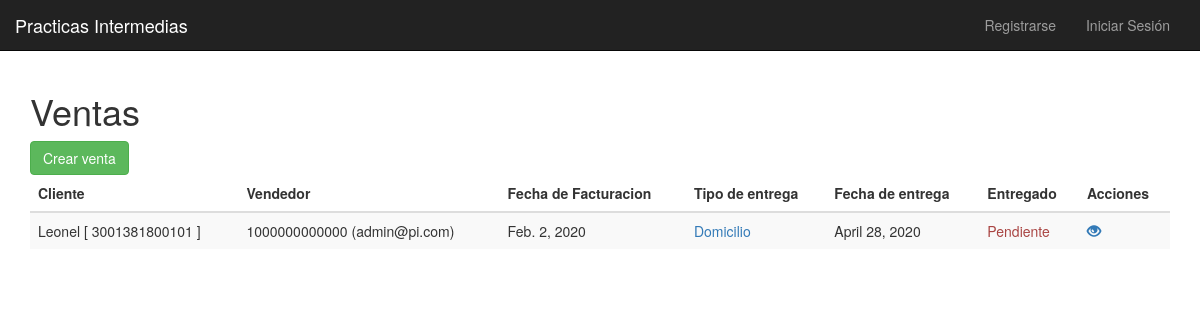
Page /ventas on the earlier database version.
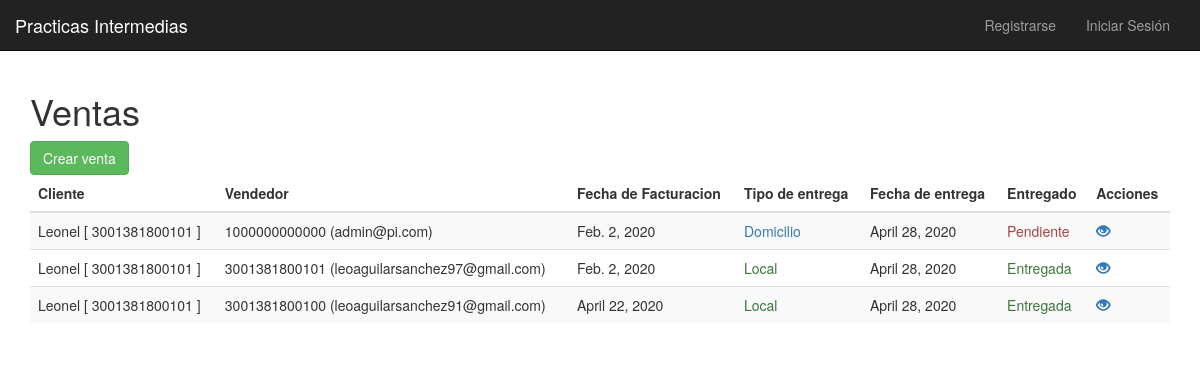
Same page on the later database version.
### sedes/models.py (models this page shows)
class Venta(models.Model):
    cliente = models.ForeignKey('Cliente', on_delete=models.CASCADE)
    vendedor = models.ForeignKey(settings.AUTH_USER_MODEL, on_delete=models.CASCADE, related_name='vendedor')
    fecha_facturacion = models.DateField('Fecha de facturacion')
    DOMICILIO = 'D'
    LOCAL = 'L'
    VENTA_ESTADO_CHOICES = [
        (DOMICILIO, 'A domicilio'),
        (LOCAL, 'Local')
    ]
    tipo = models.CharField(
        max_length=1, choices=VENTA_ESTADO_CHOICES, default=LOCAL)
    repartidor = models.ForeignKey(
        settings.AUTH_USER_MODEL, null=True, on_delete=models.SET_NULL, related_name='repartidor', blank= True)
    fecha_entrega = models.DateField('Fecha de entrega', auto_now=True)
    entregada = models.BooleanField(default=False)
    productos = models.ManyToManyField('Producto', through= 'ProductoVenta', blank= True)

class Cliente(models.Model):
    dpi = models.BigIntegerField(
        unique=True,
        validators=[
            MaxValueValidator(9999999999999),
            MinValueValidator(100000000000)
        ],
        primary_key= True
    )
    nombre = models.CharField(max_length=200)
    nit = models.CharField(max_length=15)
    direccion = models.CharField(max_length=500)
    sedes = models.ManyToManyField('Sede', verbose_name='Sedes a las que pertenece el cliente')
    def __str__(self):
        return "%s [ %s ]" % (self.nombre, self.dpi)

class Usuario(AbstractBaseUser, PermissionsMixin):
    dpi = models.BigIntegerField(
        unique=True,
        validators=[
            MaxValueValidator(9999999999999),
            MinValueValidator(100000000000)
        ]
    )
    nombre = models.CharField(max_length=300)
    fecha_nacimiento = models.DateField('Fecha Nacimiento')
    email = models.EmailField(_('Correo Electronico'), primary_key=True)
    is_admin = models.BooleanField(default=False)
    is_staff = models.BooleanField(default=False)
    is_active = models.BooleanField(default=True)
    date_joined = models.DateTimeField(default=timezone.now)
    USERNAME_FIELD = 'email'
    REQUIRED_FIELDS = ['dpi', 'fecha_nacimiento']
    objects = CustomUserManager()
    def __str__(self):
        return "%s (%s)" % (self.dpi, self.email)
    class Meta:
        permissions = (("registrar_cliente", "Para registrar clientes de una sede"),
                   ("registrar_venta", "Para registrar ventas de productos"),
                   ("visualizar_reporte", "Para visualizar reportes de ventas"),
                   ("actualizar_inventario", "Para modificar la cantidad de productos del inventario"),
                   ("solicitar_transferencia", "Para solicitar una transferencia de productos"),
                   ("ordenes_transferencia_externa", "Para revisar ordenes de transferencias entre sedes"),
                   ("ordenes_transferencia_interna", "Para revisar ordenes de transferencias entre bodegas"),
                   ("ordenes_venta", "Para modificar el estado de entregado de una orden de venta"),
                   ("ordenes_transferencia", "Para modificar el estado de entregado de una orden de transferencia"))

### sedes/views.py (the view)
# urls.py: path('ventas', views.VentasList.as_view(), name='lista_ventas'),
class VentasList(ListView):
    model = Venta
    template_name = 'ventas/ventas_list.html'

### sedes/templates/ventas/ventas_list.html
{% extends '../base.html' %}
{% block body_block %}
<h1>Ventas</h1>
<a class="btn btn-success" href="{% url "crear_venta" %}">Crear venta</a>
<table class="table table-striped">
    <thead class="thead-dark">
        <tr>
            <th>Cliente</th>
            <th>Vendedor</th>
            <th>Fecha de Facturacion</th>
            <th>Tipo de entrega</th>
            <th>Fecha de entrega</th>
            <th>Entregado</th>
            <th colspan="2">Acciones</th>
        </tr>
    </thead>
    <tbody class="table-hover">
        {% for venta in object_list %}
        <tr>
            <td>{{ venta.cliente }}</td>
            <td>{{ venta.vendedor }}</td>
            <td>{{ venta.fecha_facturacion }}</td>
            <td>{% if venta.tipo == 'L' %} <span class='text-success'>Local</span> {% else %} <span class='text-primary'>Domicilio</span> {% endif %}</td>
            <td>{{ venta.fecha_entrega }}</td>
            <td>{% if venta.entregada %} <span class='text-success'>Entregada</span> {% else %} <span class='text-danger'>Pendiente</span> {% endif %}</td>
            <td>
                <a href="{% url "ver_venta"  venta.id  %}"> <span class="glyphicon glyphicon-eye-open">&nbsp;</span></a>
            </td>
        </tr>
        {% endfor %}
    </tbody>
</table>
{% endblock %}

Differences in the rows shown:
added Venta: cliente "Leonel [ 3001381800101 ]", vendedor "3001381800101 (leoaguilarsanchez97@gmail.com)", fecha_facturacion "Feb. 2, 2020", tipo "Local", fecha_entrega "April 28, 2020", entregada "Entregada"
added Venta: cliente "Leonel [ 3001381800101 ]", vendedor "3001381800100 (leoaguilarsanchez91@gmail.com)", fecha_facturacion "April 22, 2020", tipo "Local", fecha_entrega "April 28, 2020", entregada "Entregada"
